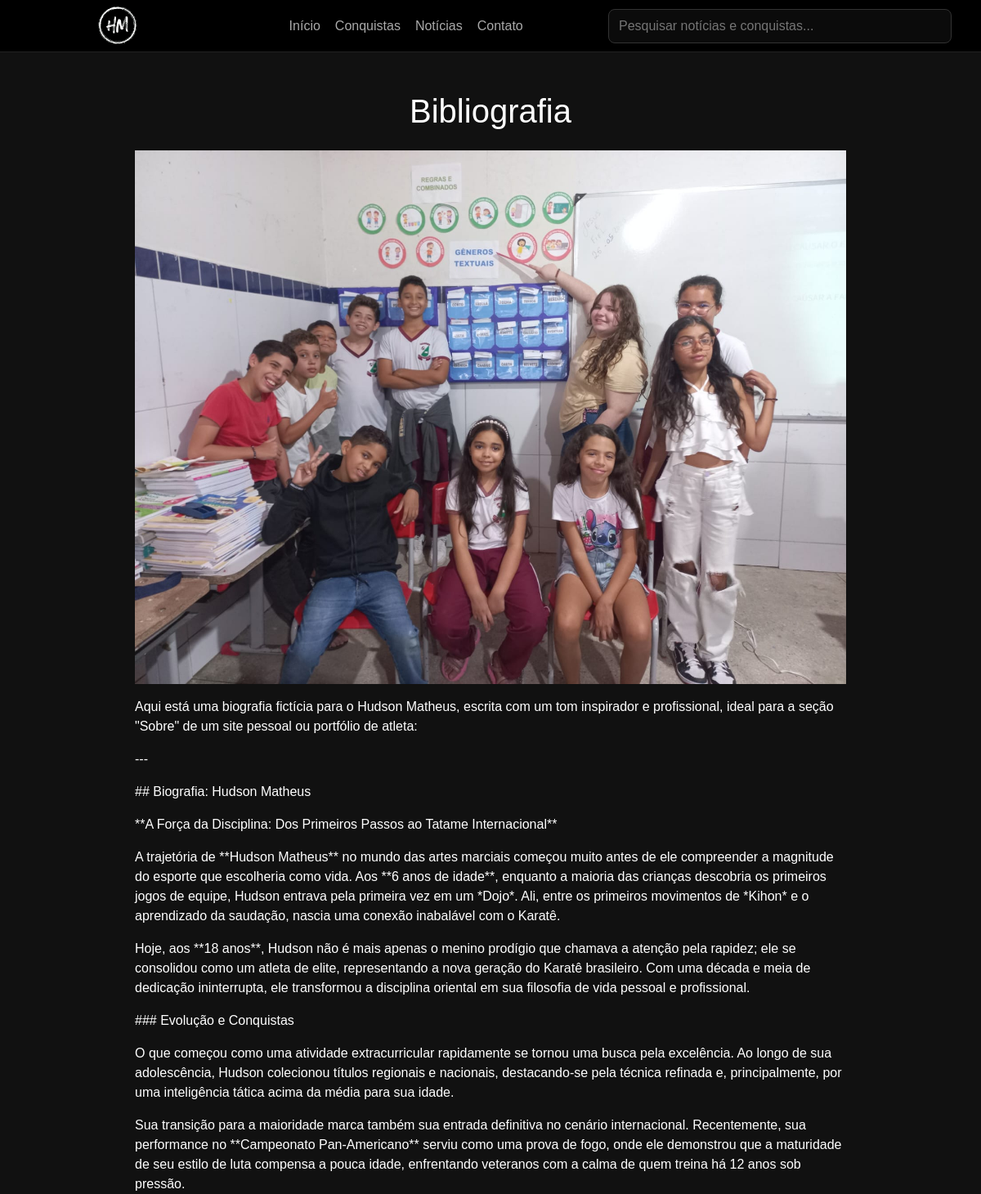
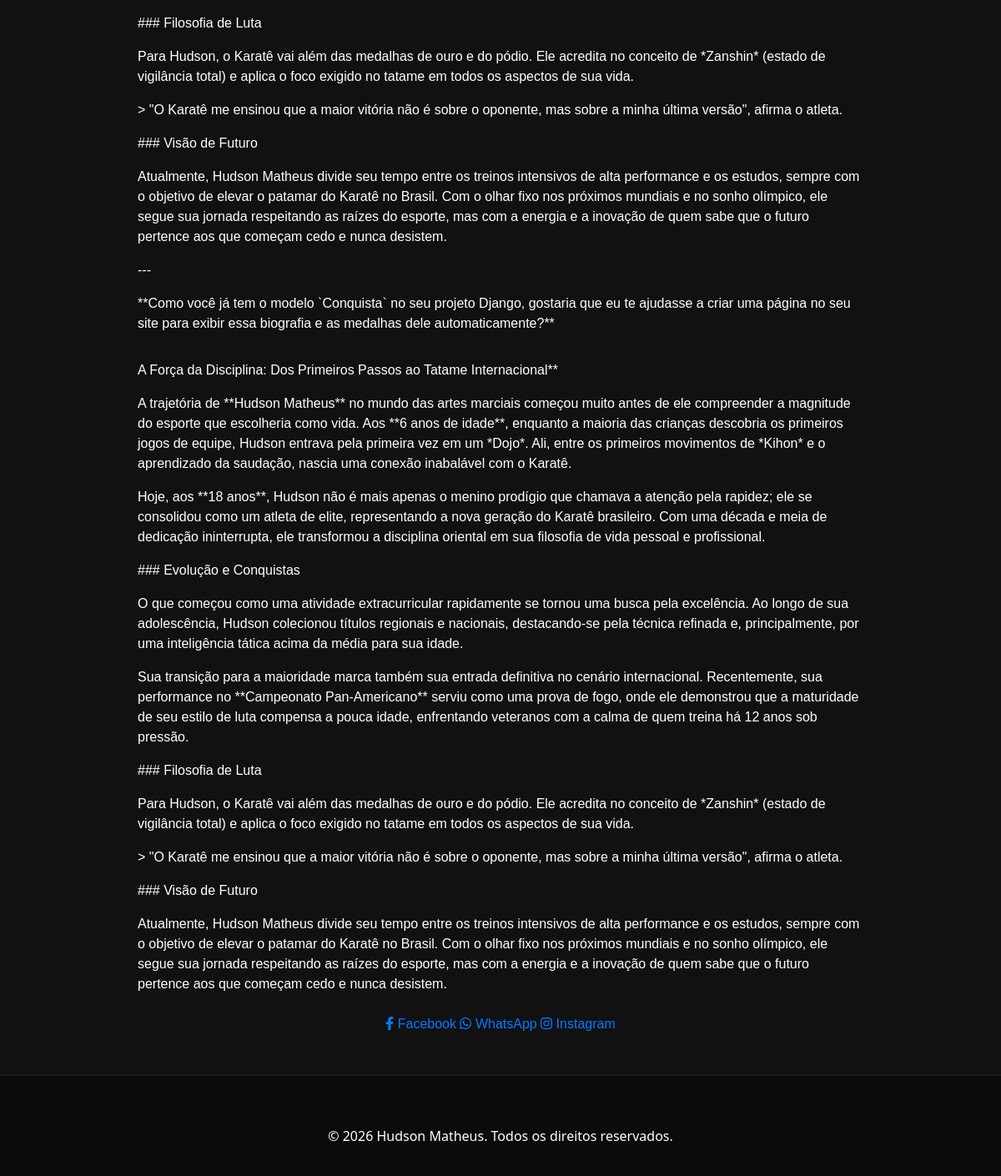
Screenshot of /bibliografia/bibliografia/ with the database file from the repository (2 pictures, top to bottom).
### main/models.py (models this page shows, shortened)
class Bibliografia(models.Model):
    title = models.CharField('Título', max_length=200, default='Bibliografia')
    slug = models.SlugField('Slug', max_length=200, unique=True, blank=True)
    created_at = models.DateTimeField('Criado em', auto_now_add=True)
    class Meta:
        ordering = ['-created_at']
        verbose_name = 'Bibliografia'
        verbose_name_plural = 'Bibliografias'

class BibliografiaBlock(models.Model):
    TYPE_PARAGRAPH = 'paragraph'
    TYPE_IMAGE = 'image'
    TYPE_YOUTUBE = 'youtube'
    BLOCK_TYPES = [
        (TYPE_PARAGRAPH, 'Parágrafo'),
        (TYPE_IMAGE, 'Imagem'),
        (TYPE_YOUTUBE, 'YouTube (link embed)'),
    ]
    bibliografia = models.ForeignKey(Bibliografia, related_name='blocks', on_delete=models.CASCADE)
    order = models.PositiveIntegerField(default=0)
    block_type = models.CharField('Tipo', max_length=20, choices=BLOCK_TYPES, default=TYPE_PARAGRAPH)
    text = models.TextField('Texto', blank=True, null=True)
    image = models.ImageField('Imagem', upload_to='bibliografia/', blank=True, null=True)
    youtube_url = models.CharField('URL YouTube', max_length=400, blank=True, null=True,
                                   help_text='Cole o link do YouTube (ex: https://www.youtube.com/watch?v=...) ou share link.')
    class Meta:
        ordering = ['order']
        verbose_name = 'Bloco de Bibliografia'
        verbose_name_plural = 'Blocos de Bibliografia'

### main/views.py (the view)
# urls.py: path('bibliografia/<slug:slug>/', views.bibliografia_detail, name='bibliografia_detail'),
def bibliografia_detail(request, slug):
    bibliografia = get_object_or_404(Bibliografia, slug=slug)
    blocks = bibliografia.blocks.all()
    return render(request, 'bibliografia_detail.html', {'bibliografia': bibliografia, 'blocks': blocks})

### templates/bibliografia_detail.html (shortened to what this page needs)
{% load static %}
<!doctype html>
<html lang="pt-br">
<head>
  <link rel="stylesheet" href="https://cdn.jsdelivr.net/npm/bootstrap@4.0.0/dist/css/bootstrap.min.css">
  <link rel="stylesheet" href="{% static 'style.css' %}">
</head>
<body>
  <header class="topbar">
    <div class="logo">
      <a href="/" class="logo-icon"><img src="{% static 'img/logo.png' %}" alt="Logo"></a>
    </div>
    <nav class="main-nav">
      <a class="nav-item" href="/">Início</a>
      <a class="nav-item" href="{% url 'conquistas' %}">Conquistas</a>
      <a class="nav-item" href="#noticias">Notícias</a>
      <a class="nav-item" href="#contato">Contato</a>
    </nav>
    <div class="site-search">
      <form action="{% url 'search_results' %}" method="get" class="search-form">
        <input id="siteSearchInput" name="q" type="search" placeholder="Pesquisar notícias e conquistas..." autocomplete="off">
      </form>
    </div>
  </header>
  <main class="section py-5">
    <div class="container bibliografia-article">
      <h1 class="bibliografia-centered mb-4">{{ bibliografia.title }}</h1>
      {% for b in blocks %}
        {% if b.image %}
          <img src="{{ b.image.url }}" alt="" class="bibliografia-img">
        {% endif %}
        {% if b.text and b.block_type == 'paragraph' %}
          <p class="bibliografia-text">{{ b.text|linebreaks }}</p>
        {% elif b.text and b.block_type != 'paragraph' and not b.image %}
          <p class="bibliografia-centered">{{ b.text|linebreaks }}</p>
        {% endif %}
      {% endfor %}
      <div class="share-buttons mt-4 bibliografia-centered">
        <a href="#" class="btn-share" id="share-facebook"><i class="fab fa-facebook-f"></i> Facebook</a>
        <a href="#" class="btn-share" id="share-whatsapp"><i class="fab fa-whatsapp"></i> WhatsApp</a>
        <a href="#" class="btn-share" id="share-instagram"><i class="fab fa-instagram"></i> Instagram</a>
      </div>
    </div>
  </main>
  <footer class="main-footer">
    <div class="container">
      <div class="footer-bottom text-center">
        <p>&copy; 2026 Hudson Matheus. Todos os direitos reservados.</p>
      </div>
    </div>
  </footer>
</body>
</html>

### static/style.css (style rules this page uses)
* { box-sizing:border-box;margin:0;padding:0 }
html,body { height:100% }
body { font-family:Arial,Helvetica,sans-serif;color:#fff;background:#111 }
html { scroll-behavior:smooth }
.topbar { display:flex;align-items:center;justify-content:space-between;padding:14px 36px;background:rgb(0, 0, 0);border-bottom:1px solid #222;height:64px;position:fixed;top:0;left:0;right:0;z-index:40; }
body { padding-top:64px }
.logo { display:flex;align-items:center }
.logo-icon { display:inline-block;margin-right:0px }
.logo-icon img { height:120px;width:auto;display:block }
.main-nav { display:flex;gap:18px }
.main-nav .nav-item { color:#aaa }
.site-search { position:relative;max-width:420px;width:40%; }
.search-form input[type=search] { width:100%;padding:8px 12px;border-radius:8px;border:1px solid #333;background:#0b0b0b;color:#fff }
.section { min-height:calc(100vh - 72px);display:flex;align-items:center;color:#fff }
.main-footer { background-color: #0b0b0b; color: #ffffff; padding: 60px 0 20px; border-top: 2px solid #1a1a1a; font-family: 'Segoe UI', Tahoma, Geneva, Verdana, sans-serif; }

### templates/bibliografia_detail.html (style rules this page uses)
.bibliografia-article { max-width:900px; margin: 0 auto; }
.bibliografia-text { text-align: justify; text-justify: inter-word; }
.bibliografia-centered { text-align: center; }
.bibliografia-img { max-width:100%; height:auto; display:block; margin:12px auto; }

### rows the page displays
Bibliografia: title "Bibliografia"
BibliografiaBlock: image (picture), text "Aqui está uma biografia fictícia para o Hudson Matheus, escrita com um tom inspirador e profissional, ideal para a seção \"Sobre\" de um site pessoal ou portfólio de atleta: --- ## Biografia: Hudson Matheus **A Força da Disciplina: Dos Primeiros Passos ao Tatame Internacional** A trajetória de **Hudson Matheus** no mundo das artes marciais começou muito antes de ele compreender a magnitude do esporte que escolheria como vida. Aos **6 anos de idade**, enquanto a maioria das crianças descobria os primeiros jogos de equipe, Hudson entrava pela primeira vez em um *Dojo*. Ali, entre os primeiros movimentos de *Kihon* e o aprendizado da saudação, nascia uma conexão inabalável com o Karatê. Hoje,…"
BibliografiaBlock: text "A Força da Disciplina: Dos Primeiros Passos ao Tatame Internacional** A trajetória de **Hudson Matheus** no mundo das artes marciais começou muito antes de ele compreender a magnitude do esporte que escolheria como vida. Aos **6 anos de idade**, enquanto a maioria das crianças descobria os primeiros jogos de equipe, Hudson entrava pela primeira vez em um *Dojo*. Ali, entre os primeiros movimentos de *Kihon* e o aprendizado da saudação, nascia uma conexão inabalável com o Karatê. Hoje, aos **18 anos**, Hudson não é mais apenas o menino prodígio que chamava a atenção pela rapidez; ele se consolidou como um atleta de elite, representando a nova geração do Karatê brasileiro. Com uma década e…"
